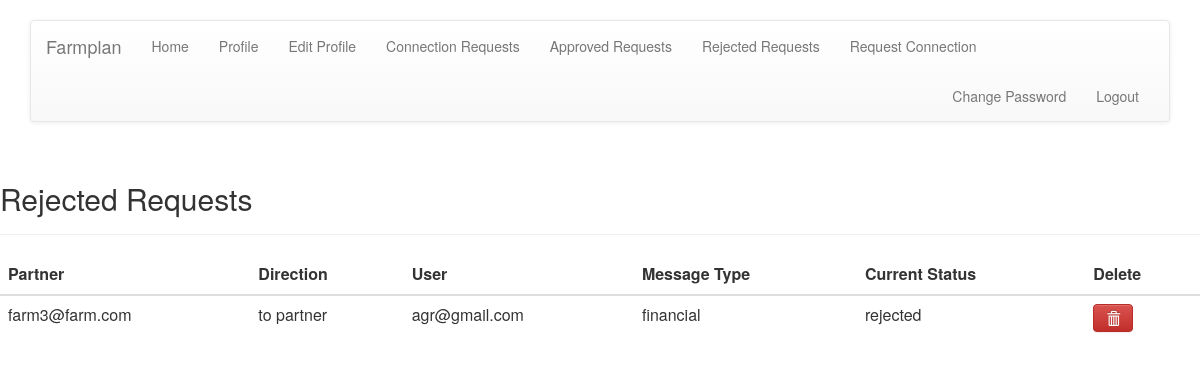
Page /connections/rejected_table/ (signed in) on the committed database.
### connections/models.py (models this page shows, shortened)
class ConnectionTable(models.Model):
    MESSAGE_CHOICES = (
        ('movement', 'movement'),
        ('execution', 'execution'),
        ('financial', 'financial'),
    )
    DIRECTION_CHOICES = (
        ('to partner', 'to partner'),
        ('from partner', 'from partner'),
    )
    STATUS_CHOICES = (
        ('awaiting approval', 'awaiting approval'),
        ('approved', 'approved'),
        ('rejected', 'rejected'),
    )
    user = models.ForeignKey(FarmUser, on_delete=models.CASCADE, limit_choices_to={'is_client': False, 'is_admin': False}, related_name="partner")
    message_type = models.CharField(max_length=50, choices=MESSAGE_CHOICES,default='')
    direction = models.CharField(max_length=50, choices=DIRECTION_CHOICES, default='')
    client = models.ForeignKey(FarmUser, on_delete=models.CASCADE, limit_choices_to={'is_client': True}, related_name="client")
    status = models.CharField(max_length=50, choices=STATUS_CHOICES, default='awaiting approval')
    slug = models.SlugField(max_length=150, unique=True)
    class Meta:
        unique_together = (('user','message_type','direction','client'))    #prevent duplicates
        ordering  = ('client', 'direction')                                 #order by client then direction

### accounts/models.py (models this page shows, shortened)
class FarmUser(AbstractBaseUser):
    email = models.EmailField(max_length=100, default='', unique=True)
    gatekeeper_id = models.CharField(max_length=10, unique=True)
    business_name = models.CharField(max_length=100, default='', unique=True)
    is_active = models.BooleanField(default=True)
    is_admin = models.BooleanField(default=False)
    is_client = models.BooleanField(default=False)
    objects = UserManager()
    USERNAME_FIELD = 'email'        #username field and password required by default
    REQUIRED_FIELDS = ['gatekeeper_id','business_name'] #used when executing command like python manage.py createsuperuser
    def __str__(self):
        return self.email

### connections/views.py (the view)
@login_required
def rejected_table(request):
    if request.user.is_client:
        data = ConnectionTable.objects.filter(client=request.user, status="rejected")
        args = {'data': data}
        return render(request, 'connections/client/rejected_table.html', args)
    elif request.user.is_admin:
        data = ConnectionTable.objects.all()
        args = {'data': data}
        return render(request, 'connections/admin/rejected_table.html', args)
    else:
        data = ConnectionTable.objects.filter(user=request.user, status="rejected")
        args = {'data': data}
        return render(request, 'connections/partner/rejected_table.html', args)

### connections/templates/connections/client/rejected_table.html (shortened to what this page needs)
{% extends 'base.html' %}
{% block body %}
<div class="page-header">
    <h2>Rejected Requests</h2>
</div>
<div class="table-responsive">
    <table class="table table-hover">
        <thead>
              <tr>
                <th>Partner</th>
                <th>Direction</th>
                <th>User</th>
                <th>Message Type</th>
                <th>Current Status</th>
                <th>Delete</th>
              </tr>
        </thead>
        <tbody>
        {% for value in data %}
            <tr>
                <td>{{ value.user }}</td>
                <td>{{ value.direction }}</td>
                <td>{{ value.client }}</td>
                <td>{{ value.message_type }}</td>
                <td>{{ value.status }}</td>
                <td>
                    <a href="{% url 'connections:delete_connection' slug=value.slug %}">
                        <button type="button" class="btn btn-danger">
                            <span class="glyphicon glyphicon-trash" aria-hidden="true"></span>
                        </button>
                    </a>
                </td>
            </tr>
        {% endfor %}
        </tbody>
    </table>
</div>
{% endblock %}

### rows in the picture
ConnectionTable: user "farm3@farm.com", direction "to partner", client "agr@gmail.com", message_type "financial", status "rejected"
